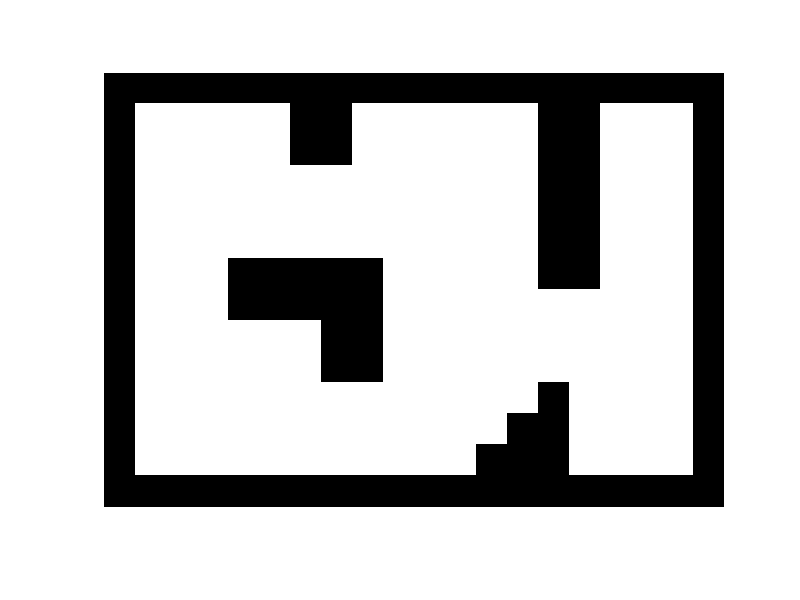

Reproduce this figure in MATLAB. (Note: this script raises an error after producing the figure.)
clear;
clc;
close all;
%%
%load maze.mat
load map.mat
colormap=[1 1 1; 0 0 0; 1 0 0; 0 1 0; 0 0 1]; imshow(uint8(map),colormap)
hold on

[vertices,edges,path]=rrt(map,[70,80],[615,707],10000,50,0.3); %map
%[vertices,edges,path]=rrt(map,[198,206],[612,416],10000,50,0.3); %maze

% Plot all the vertices
for i = 1 : size(vertices,1)
    plot(vertices(i,2),vertices(i,1),'g+');
end

% Plot all the edges
for i = 1 : size(edges,1)
    plot([vertices(edges(i,1),2), vertices(edges(i,2),2)],[vertices(edges(i,1),1), vertices(edges(i,2),1)],'b');
end
% Plot path
for i = 1 : length(path)-1
    plot([vertices(path(i),2),vertices(path(i + 1),2)],[vertices(path(i),1), vertices(path(i + 1), 1)],'r-','LineWidth',1.5);
end

% % Smooth the path 
[path_smooth]=smooth(map,path,vertices,3);
for i = 1 : length(path_smooth)-1
    plot([vertices(path_smooth(i),2),vertices(path_smooth(i + 1),2)],[vertices(path_smooth(i),1), vertices(path_smooth(i + 1), 1)],'k-','LineWidth',1.5);
end

hold off